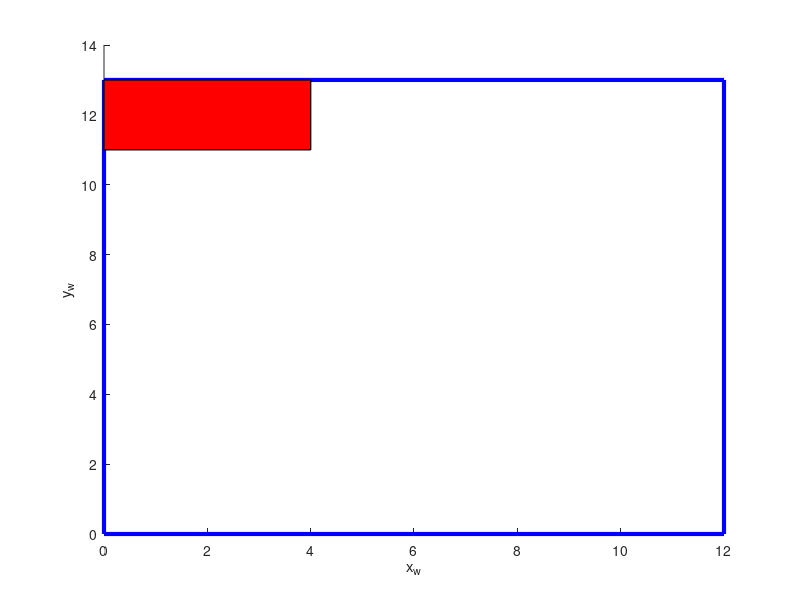

Here is the MATLAB script that generated this plot: (Note: this script raises an error after producing the figure.)
function drawPool()


poolXLims = [0 12]';
poolYLims = [0 13]';
rampXLims =[0 4]';
rampYLims =[11 13];
controlLine = [1 1; 8 8];

%Plot Ramp and Pool

hold on;
    plot([poolXLims(1), poolXLims(1), poolXLims(2), poolXLims(2), poolXLims(1)], ...
        [poolYLims(1), poolYLims(2), poolYLims(2), poolYLims(1), poolYLims(1)], 'b' , 'LineWidth', 3);
  
    fill([rampXLims(1), rampXLims(1), rampXLims(2), rampXLims(2), rampXLims(1)], ...
        [rampYLims(1), rampYLims(2), rampYLims(2), rampYLims(1), rampYLims(1)], 'r' , 'LineWidth', 1);
    xlabel('x_w')
    ylabel('y_w')

% PID Control Line
    plot(controlLine(:,1), controlLine(:,2), 'R');
    hold off

end

